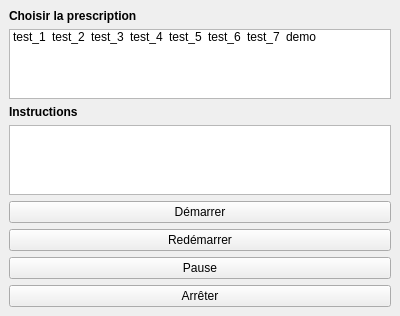
<?xml version="1.0" encoding="UTF-8"?>
<ui version="4.0">
 <class>MainWindow</class>
 <widget class="QMainWindow" name="MainWindow">
  <property name="geometry">
   <rect>
    <x>0</x>
    <y>0</y>
    <width>400</width>
    <height>294</height>
   </rect>
  </property>
  <property name="windowTitle">
   <string>MainWindow</string>
  </property>
  <widget class="QWidget" name="centralwidget">
   <layout class="QVBoxLayout" name="verticalLayout">
    <item>
     <widget class="QLabel" name="label">
      <property name="font">
       <font>
        <weight>75</weight>
        <bold>true</bold>
       </font>
      </property>
      <property name="text">
       <string>Choisir la prescription</string>
      </property>
     </widget>
    </item>
    <item>
     <widget class="QListWidget" name="listePrescriptions">
      <property name="resizeMode">
       <enum>QListView::Adjust</enum>
      </property>
      <property name="viewMode">
       <enum>QListView::IconMode</enum>
      </property>
      <item>
       <property name="text">
        <string>test_1</string>
       </property>
      </item>
      <item>
       <property name="text">
        <string>test_2</string>
       </property>
      </item>
      <item>
       <property name="text">
        <string>test_3</string>
       </property>
      </item>
      <item>
       <property name="text">
        <string>test_4</string>
       </property>
      </item>
      <item>
       <property name="text">
        <string>test_5</string>
       </property>
      </item>
      <item>
       <property name="text">
        <string>test_6</string>
       </property>
      </item>
      <item>
       <property name="text">
        <string>test_7</string>
       </property>
      </item>
      <item>
       <property name="text">
        <string>demo</string>
       </property>
      </item>
     </widget>
    </item>
    <item>
     <widget class="QLabel" name="label_2">
      <property name="font">
       <font>
        <weight>75</weight>
        <bold>true</bold>
       </font>
      </property>
      <property name="text">
       <string>Instructions</string>
      </property>
     </widget>
    </item>
    <item>
     <widget class="QTextEdit" name="messagesTextEdit"/>
    </item>
    <item>
     <widget class="QPushButton" name="boutonDemarer">
      <property name="text">
       <string>Démarrer</string>
      </property>
     </widget>
    </item>
    <item>
     <widget class="QPushButton" name="boutonRedemarrer">
      <property name="text">
       <string>Redémarrer</string>
      </property>
     </widget>
    </item>
    <item>
     <widget class="QPushButton" name="boutonPause">
      <property name="text">
       <string>Pause</string>
      </property>
     </widget>
    </item>
    <item>
     <widget class="QPushButton" name="boutonArreter">
      <property name="text">
       <string>Arrêter</string>
      </property>
     </widget>
    </item>
   </layout>
  </widget>
 </widget>
 <resources/>
 <connections/>
</ui>
